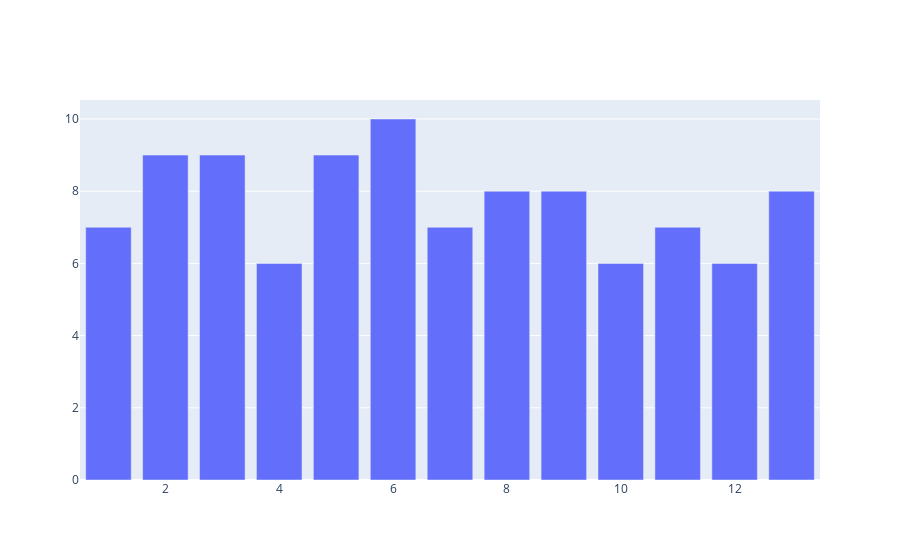

This figure's notebook cell:
### Code cell
results = pick_card()
print(results.value_counts())
fig = pg.Figure([pg.Bar(x=results.value_counts().keys(),
                        y=results.value_counts().values)])
fig.show()

### Figure 1 — Plotly figure (JSON) as saved in the notebook; plotly's stock layout.template omitted (floating-point values rounded to 4 significant figures)
{"data": [{"type": "bar", "x": [6, 2, 3, 5, 8, 13, 9, 1, 7, 11, 4, 12, 10], "y": [10, 9, 9, 9, 8, 8, 8, 7, 7, 7, 6, 6, 6]}], "layout": {}}
